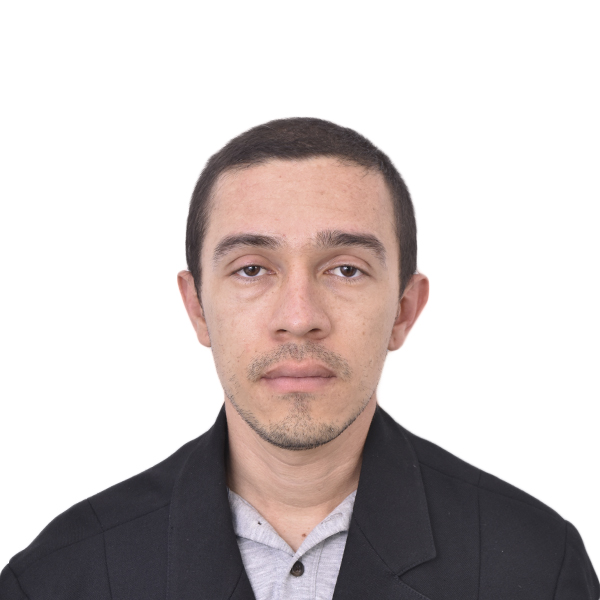
#> input picture Lab1_Files_EARL/Fotos/edwar_ramirez.jpg, 600 x 600 px
$ jupyter execute --allow-errors Lab_I_edwar_ramirez_1_2.ipynb
#> lines starting #> are read from the running program, lines starting #| are printed output that depends on the picture; long printed decimals are rounded
### Item 1

Simulate random reactangular matriz

[cell 1]
import numpy as np

# Define dimensions of the matrix
num_rows=5
num_cols=8

# Create random matrix
random_matrix=np.random.randint(0,100,size=(num_rows,num_cols))
print(random_matrix)

# Find rank and trace of the matrix
rank=np.linalg.matrix_rank(random_matrix)
trace=np.trace(random_matrix)
print(f'The rank of the matrix is {rank} and the trace is {trace}')

# Since the random matrix is rectangular, then I calculate AA' to get a squere matrix
transpose_mtx=np.transpose(random_matrix)

#Multiply de original matrix by its transpose
result_AAT=np.dot(random_matrix,transpose_mtx)

# Find determinant of matrix
det=np.linalg.det(result_AAT)
print(f'The determinant of the matrix result_AAT is {det}')
print('                       ')
# The inverse of matrix only exist for squere matrix. Then I find invert of AAT
inv=np.linalg.inv(result_AAT)
print(f'The invert of the matrix result_AAT is:')
print(inv)
print('                       ')

# Find transpose by original matrix
result_ATA=np.dot(transpose_mtx,random_matrix)

# Find eigenvlaues and eigenvectos of AAT
eigenval_AAT, eigenvec_AAT = np.linalg.eig(result_AAT)

# Find eigenvlaues and eigenvectos of ATA
eigenval_ATA, eigenvec_ATA = np.linalg.eig(result_ATA)
print('                       ')
print('Eigenvalues AAT')
print(eigenval_AAT)
print('Eigenvalues ATA')
print(eigenval_ATA)
print('                       ')
print('Eigenvectors AAT')
print(eigenvec_AAT)
print('Eigenvectors ATA')
print(eigenvec_ATA)

AA' has 5 eigenvalues and A'A has 8 eigenvalues, of which 3 are zero and the others 5 are the same values of AA'. This indicates that the eigenvalues of the two matrices are equal. Additionally, the number of eigenvectors of each matrix is equal to the number of eigenvalues, in the case of the matrix A'A yields complex numbers with the imaginary part different from zero but corresponding to the eigenvalues that are almost zero.

### Item 2
Picture exercise

[cell 2]
from PIL import Image
import matplotlib.pyplot as plt
import requests
from io import BytesIO
import numpy as np


image_er=Image.open('Fotos/edwar_ramirez.jpg')
#> image_er is the input picture: PIL image 600x600 RGB; mean R, G, B 205.5, 197.5, 196.6

#Get current dimensions of image
width, height = image_er.size
#> width = 600; height = 600
print(f'Pixels {height} x {width}')
#| Pixels 600 x 600

# Display the grayscale image using matplotlib
plt.imshow(image_er)
plt.axis('off')  # Turn off the axis labels and ticks
plt.show()

[cell 3]
#Chage Size of image
new_size=(256,256)
resized_image = image_er.resize(new_size)

# Convert the resized image to grayscale
grayscale_image = resized_image.convert('L')
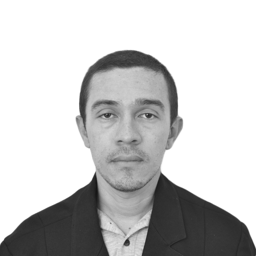
#> grayscale_image: PIL image 256x256 L; min 20, max 255, mean 199.7

# Save the grayscale image
grayscale_image.save('grayscale_image_er.jpg')

# Display the grayscale image using matplotlib
plt.imshow(grayscale_image, cmap='gray')
plt.axis('off')  # Turn off the axis labels and ticks
plt.show()

[cell 4]
list_er_image=[]
for y in range(256):
    row_pixels = [grayscale_image.getpixel((x, y)) for x in range(256)]
    list_er_image.append(row_pixels)
#> after the loop, list_er_image = 256 items

matrix_er= np.array(list_er_image)

# Create an image from the matrix
#> (the rest of this cell did not finish here and is left out)

[cell 5]
import os

folder_path = "Fotos"

# Get a list of all files in the folder
file_list = [f for f in os.listdir(folder_path) if os.path.isfile(os.path.join(folder_path, f))]

# Get the number of files
number_of_files = len(file_list)

print("Number of files in the folder:", number_of_files)
file_list

[cell 6]
# Browse by original pictures, transform to grayscale and get pixels
dictpixels={}
Folder='Fotos/'
new_size=(256,256)
first_pic = 0

for picture in file_list:
    picture_path = Folder + picture
    image=Image.open(picture_path)
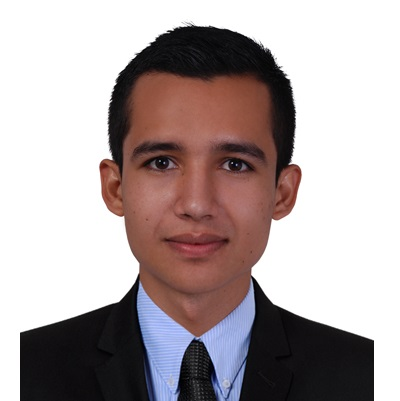
#> input picture Lab1_Files_EARL/Fotos/Alvaro Gomez.jpg, 400 x 401 px
#> image is the input picture: PIL image 400x401 RGB; mean R, G, B 175.9, 164.6, 165
    resized_image = image.resize(new_size)
    grayscale_image = resized_image.convert('L')
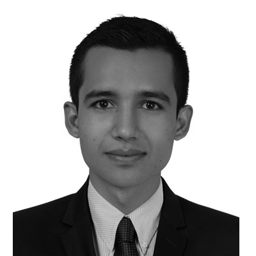
#> grayscale_image: PIL image 256x256 L; min 0, max 255, mean 168

    for y in range(256):
        row_pixels = [grayscale_image.getpixel((x, y)) for x in range(256)]

        if first_pic==0:
            listrow=[]
            listrow.append(row_pixels)
            dictpixels['row' + str(y)] = listrow
            #dictpixels.append(listrow)

        else:
            listrow = dictpixels['row' + str(y)]
            #listrow=dictpixels[y]
            listrow.append(row_pixels)
            dictpixels['row' + str(y)] = listrow
#> after the loop, dictpixels = 256 items
            #dictpixels.append(listrow)

    first_pic = 1
#> pass 2 of the loop `for picture in file_list:`:
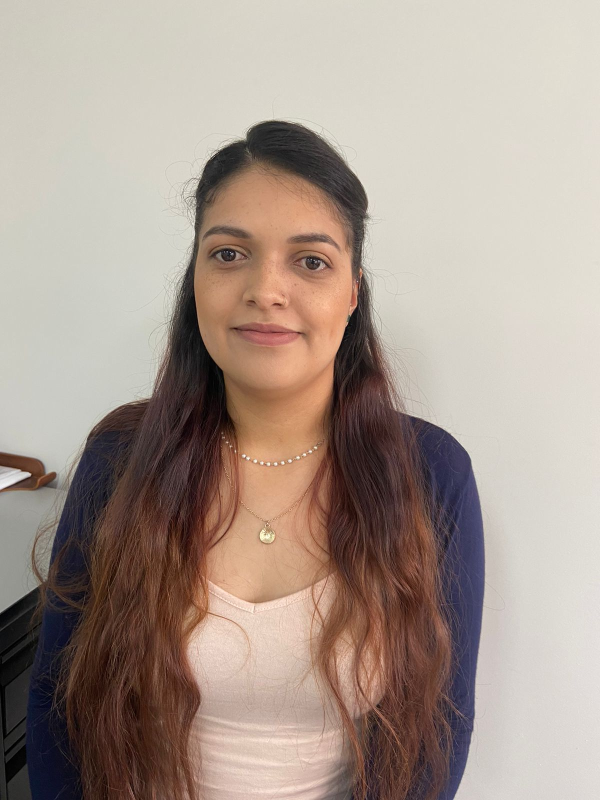
#> input picture Lab1_Files_EARL/Fotos/Ana Estefania Henao.jpg, 1200 x 1600 px (shown at 1/2 size)
#> image is the input picture: PIL image 1200x1600 RGB; mean R, G, B 168.4, 152.9, 142.7
#> `resized_image = image.resize(new_size)`:
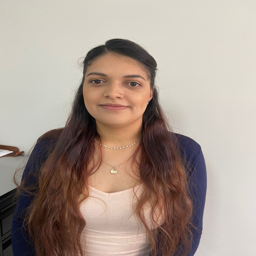
#> resized_image: PIL image 256x256 RGB; mean R, G, B 168.4, 152.9, 142.7
#> `grayscale_image = resized_image.convert('L')`:
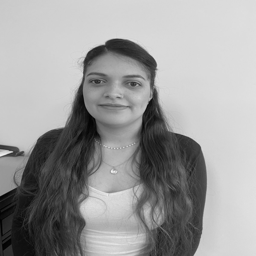
#> grayscale_image: PIL image 256x256 L; min 1, max 243, mean 156.3
#> pass 3 of the loop `for picture in file_list:`:
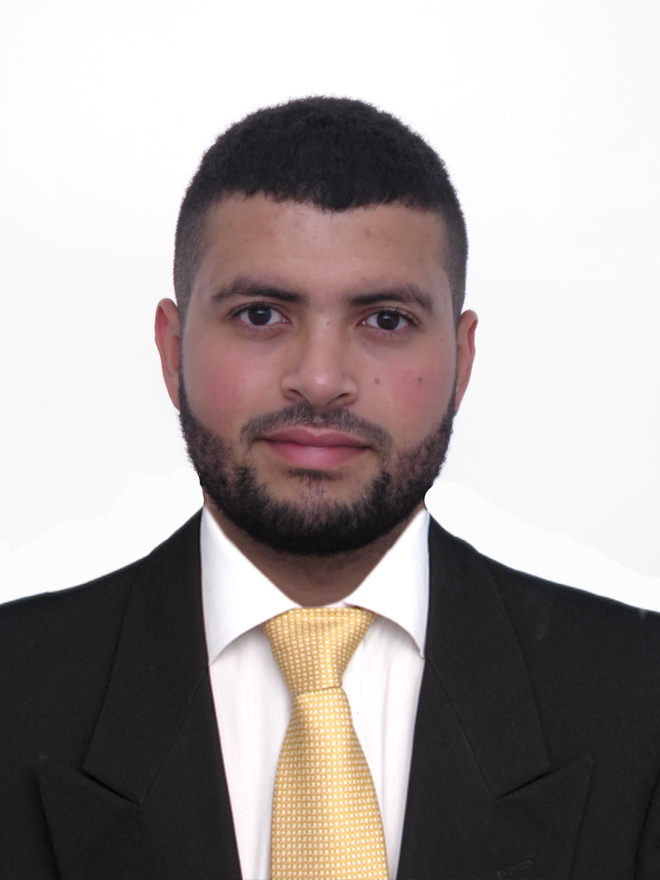
#> input picture Lab1_Files_EARL/Fotos/Andres Felipe Orrego.jpg, 660 x 880 px
#> image is the input picture: PIL image 660x880 RGB; mean R, G, B 165.5, 158.1, 156.4
#> `resized_image = image.resize(new_size)`:
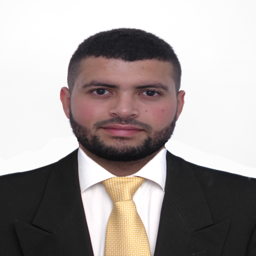
#> resized_image: PIL image 256x256 RGB; mean R, G, B 165.5, 158.1, 156.4
#> `grayscale_image = resized_image.convert('L')`:
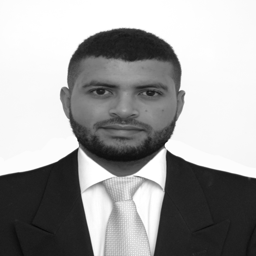
#> grayscale_image: PIL image 256x256 L; min 6, max 255, mean 160.1
#> the loop made 4 passes; the first 3 are shown

[cell 7]
listimage=[]
#> listimage = []
for y in range(256):
    rowy=dictpixels['row' + str(y)]
    matrix_rowy = np.array(rowy)
    average_rowy = np.mean(matrix_rowy,axis=0)
    listimage.append(average_rowy)
#> after the loop, listimage = 256 items

matrix_avg_face=np.array(listimage)
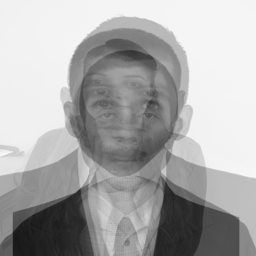
#> matrix_avg_face: shape (256, 256) float64; min 23.5, max 249.8, mean 171

# Create an image from the matrix
image_avg_face = Image.fromarray(matrix_avg_face)

# Display the grayscale image of average face using matplotlib
plt.imshow(image_avg_face)
plt.axis('off')  # Turn off the axis labels and ticks
plt.show()

[cell 8]
Eucli_distance = np.linalg.norm(matrix_er - matrix_avg_face)
#> Eucli_distance = 14294.5
print(f'Euclidean distance: {Eucli_distance}')
#| Euclidean distance: 14294.515

Manha_distance = np.sum(np.abs(matrix_er - matrix_avg_face))
#> Manha_distance = 2654177.8
print(f'Manhattan distance: {Manha_distance}')
#| Manhattan distance: 2654177.75
